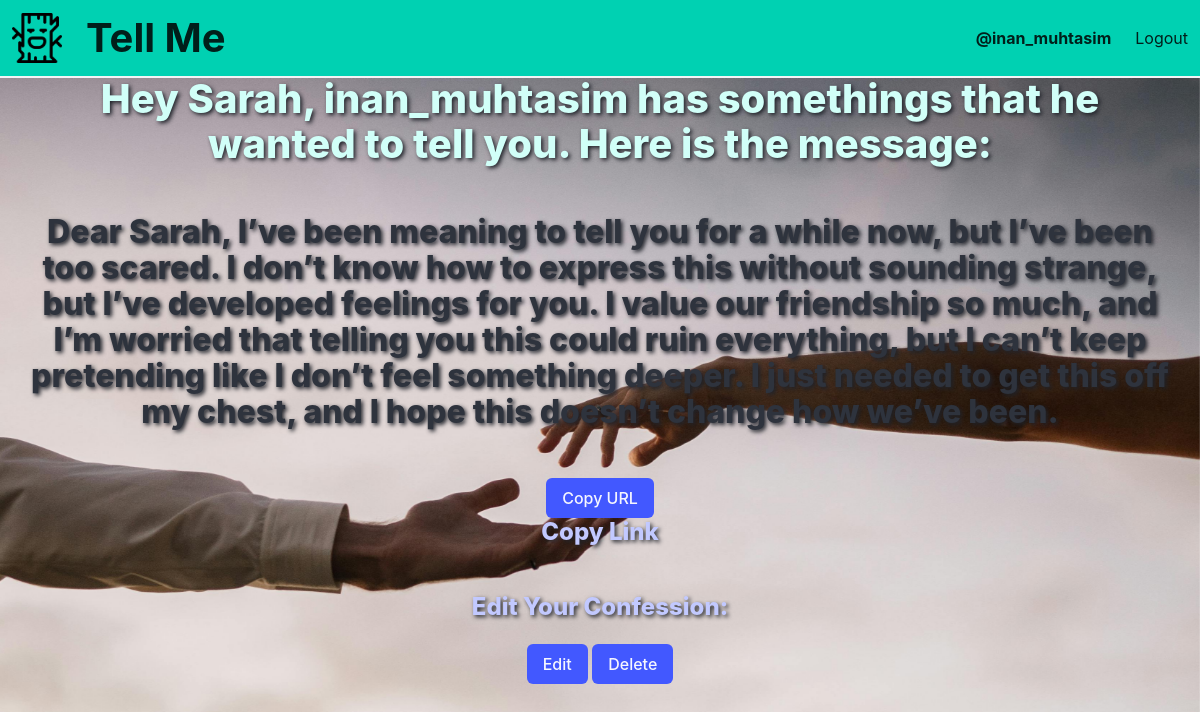
The page /confession/zmacmxozzn-inan_muhtasim (signed in) on the database its author committed.
### letters/models.py (models this page shows, shortened)
class Confession(models.Model):
    creator = models.ForeignKey(User, on_delete=models.CASCADE, related_name='confessions')
    letter_receiver = models.CharField(max_length=20)
    letter_id = models.SlugField(max_length=10, primary_key=True)
    key= models.CharField(max_length=20)
    message = models.TextField()
    class Meta:
        db_table = "confession"

### letters/views.py (the view)
# urls.py: path("confession/<str:letter_id>", views.confessionPage, name="confessionPage"),
def confessionPage(request, letter_id):
    confession = get_object_or_404(Confession, letter_id=letter_id)
    if request.COOKIES.get(f"access_{letter_id}") == "granted" or request.user == confession.creator:
        return render(request, "confession.html", {"confession":confession})
    else:
        return redirect("envelop", letter_id=letter_id)

### templates/confession.html (shortened to what this page needs)
{% extends "base.html" %} {% block content %}
<div
  class="mx-5"
  style="
    top: 60px;
    text-align: center;
    text-shadow: 2px 2px 4px rgb(31, 34, 41);
  "
>
  <h1 class="title is-2 has-text-primary-light">
    Hey {{ confession.letter_receiver}}, {{ confession.creator }} has somethings
    that he wanted to tell you. Here is the message:
  </h1>
  <br />
  <h3 class="title is-3">{{ confession.message|linebreaksbr }}</h3>
  <br />
  {% if request.user == confession.creator %}
  <button id="copy-url-btn" class="button is-link">Copy URL</button>
  <h4 class="title is-4 has-text-link-light">Copy Link</h4>
  <br>
  <h4 class="title is-4 has-text-link-light">Edit Your Confession:</h4>
  <a href="{% url 'updateConfession' confession.letter_id %}">
    <button class="button is-link">Edit</button>
  </a>
  <a href="{% url 'deleteConfession' confession.letter_id %}">
    <button class="button is-link">Delete</button>
  </a>
  {% endif %}
</div>
{% endblock content %}

### templates/nav.html (shortened to what this page needs)
{% load static %}
<nav class="navbar has-shadow is-small is-primary">
  <div class="navbar-brand">
    <a class="navbar-item" href="/">
      <img src="{% static 'images/tree.png'%}" style="max-height: 50px" />
    </a>
    <a href="{% url 'home' %}" class="navbar-item has-text-weight-bold is-size-2">Tell Me</a>
  </div>
  <div class="navbar-menu" id="nav-links">
    <div class="navbar-end">
      {% if request.user.is_authenticated %}
      <a href="{% url 'userPage' %}" class="navbar-item has-text-weight-bold">@{{ user.username }}</a>
      <a href="{% url 'logout' %}" class="navbar-item">Logout</a>
      {% else %}
      <a href="{% url 'login' %}" class="navbar-item">Login</a>
      <a href="{% url 'signUp' %}" class="navbar-item">Sing Up</a>
      {% endif %}
    </div>
  </div>
</nav>

### rows shown on the page
Confession: letter_receiver "Sarah", creator "inan_muhtasim", message "Dear Sarah, I’ve been meaning to tell you for a while now, but I’ve been too scared. I don’t know how to express this without sounding strange, but I’ve developed feelings for you. I value our friendship so much, and I’m worried that telling you this could ruin everything, but I can’t keep pretending like I don’t feel something deeper. I just needed to get this off my chest, and I hope this doesn’t change how we’ve been."

### other values the page prints
{{ user.username }} "inan_muhtasim"
